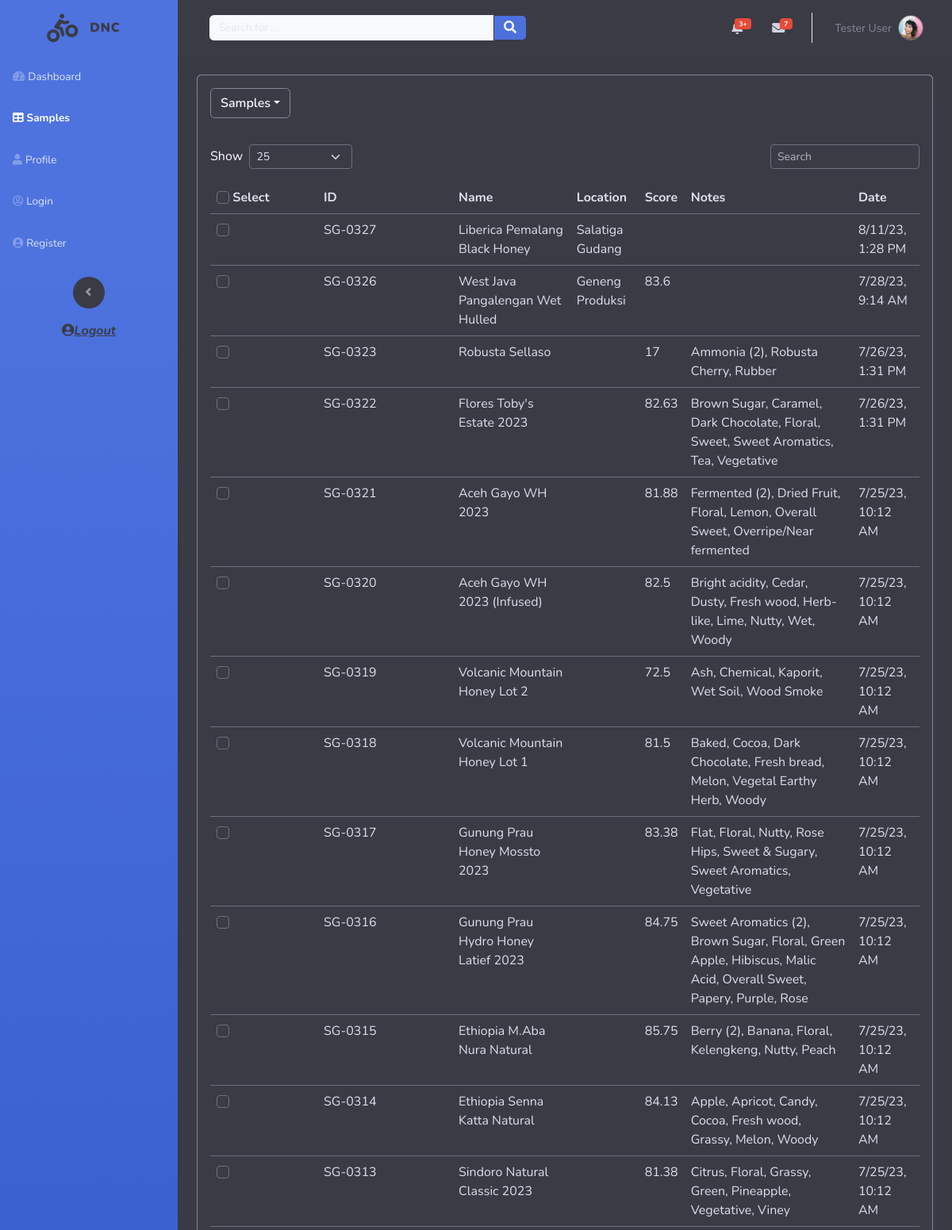
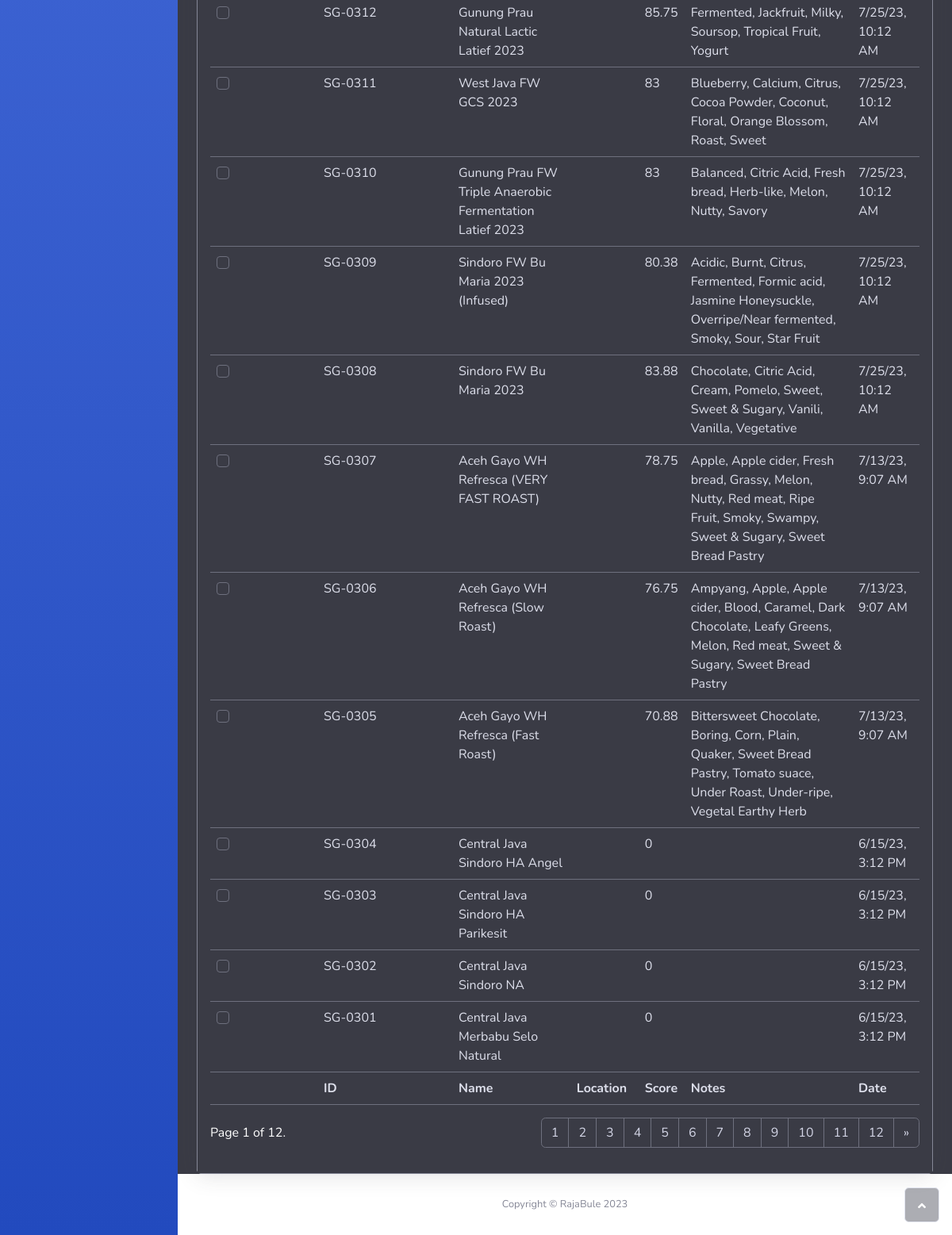
/samples/ (signed in), run on an earlier commit of the app's database (2 pictures, top to bottom).
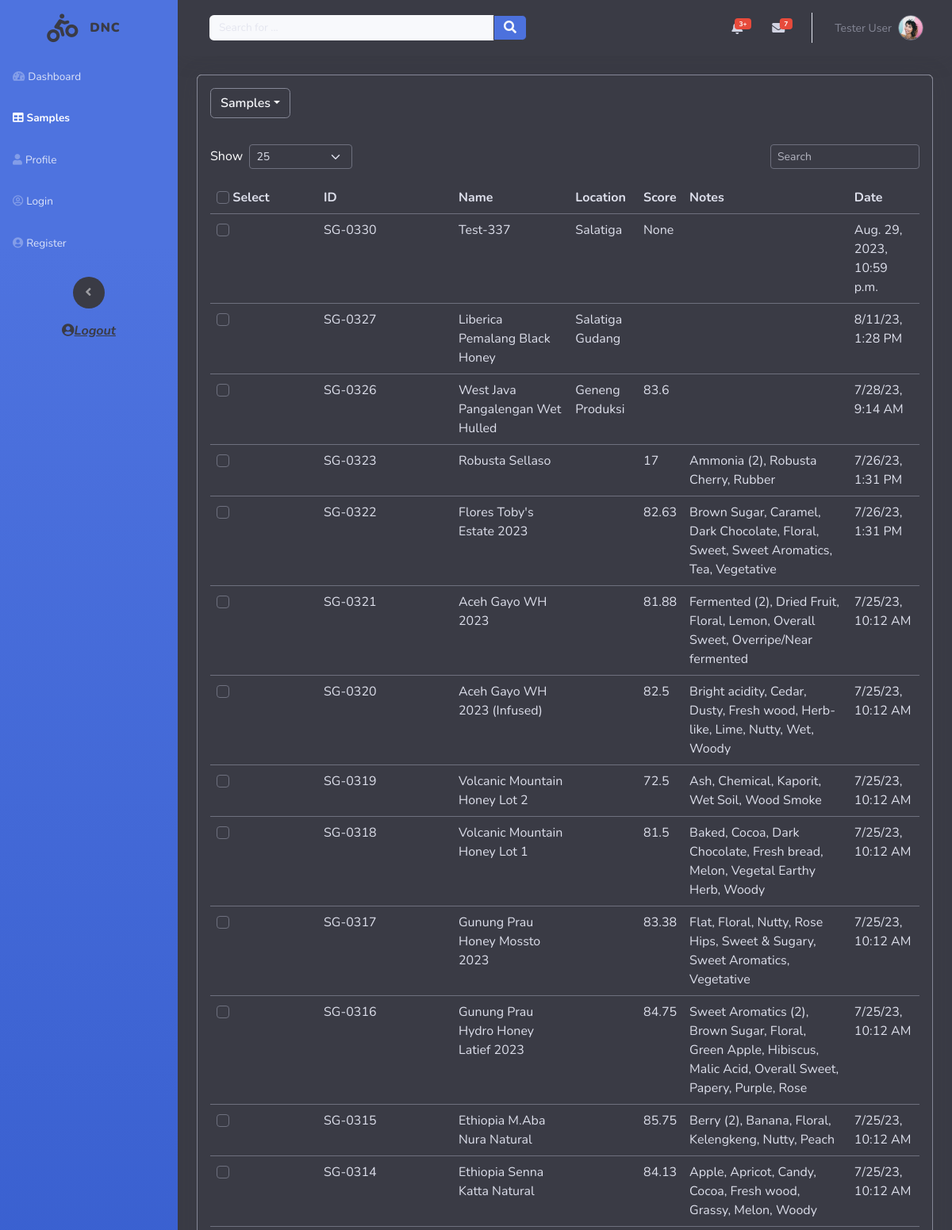
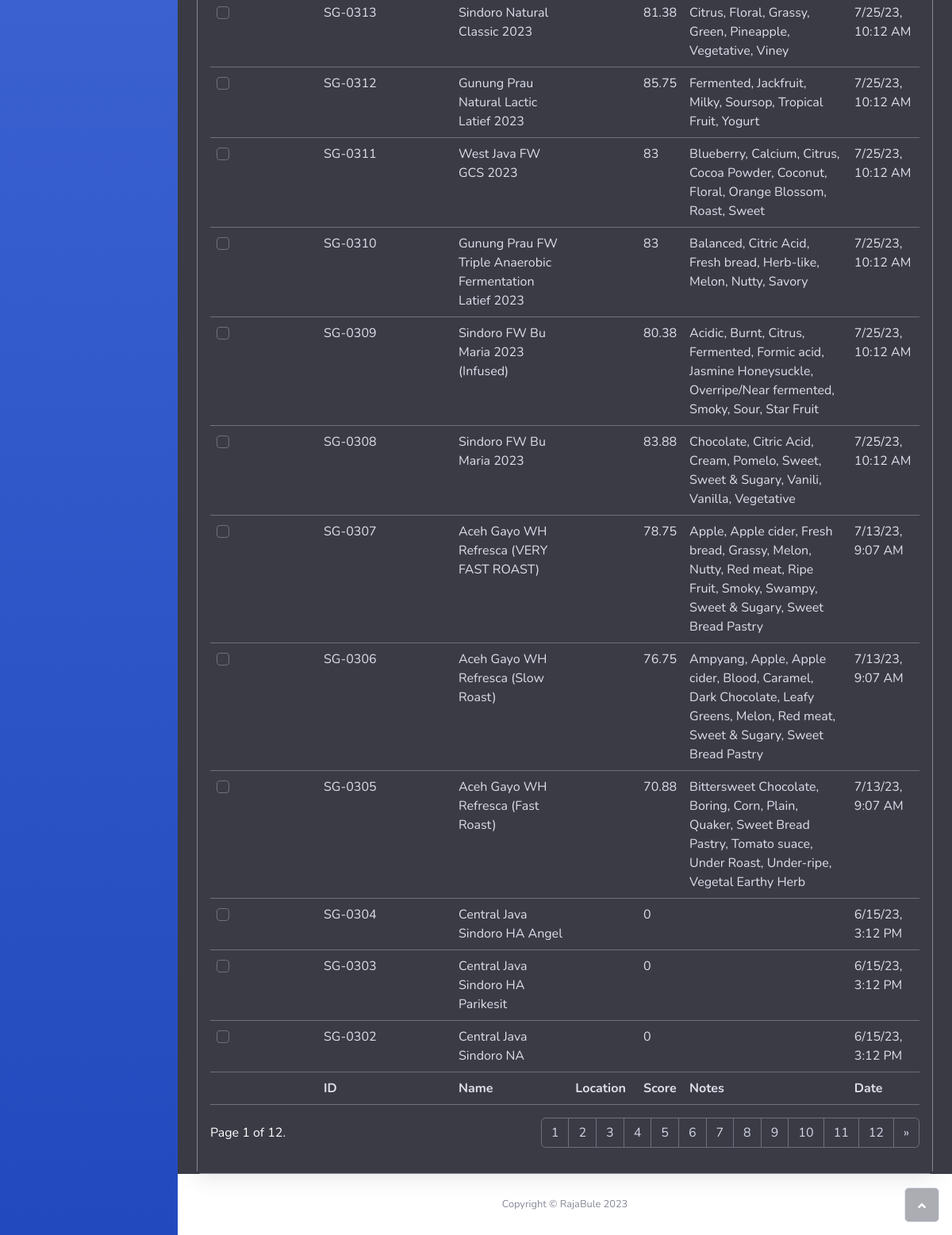
And on a later commit of the database (2 pictures, top to bottom).
### DNC/models.py (models this page shows, shortened)
class Samples(models.Model):
    id = models.CharField(max_length=300, primary_key=True)
    name = models.CharField(max_length=300)
    user = models.ForeignKey(User, on_delete=models.CASCADE, default=3)
    stype = models.CharField(max_length=300, null=True)
    project = models.CharField(max_length=300, null=True, blank=True)
    location = models.CharField(max_length=300, null=True)
    proccessing = models.CharField(max_length=300, null=True)
    cropyear = models.CharField(max_length=300, null=True)
    varieties = models.CharField(max_length=300, null=True)
    regdate = models.CharField(max_length=300, null=True, blank=True)
    grade = models.CharField(max_length=300, null=True, blank=True)
    rating = models.CharField(max_length=300, null=True, blank=True)
    cert = models.CharField(max_length=300, null=True, blank=True)
    notes = models.TextField(max_length=300, null=True, blank=True)
    refid = models.CharField(max_length=300, null=True, blank=True)
    salenum = models.CharField(max_length=300, null=True, blank=True)
    iconum = models.CharField(max_length=300, null=True, blank=True)
    contnum = models.CharField(max_length=300, null=True, blank=True)
    tracknum = models.CharField(max_length=300, null=True, blank=True)
    country = models.CharField(max_length=300, null=True, blank=True)
    farm = models.CharField(max_length=300, null=True, blank=True)
    importer = models.CharField(max_length=300, null=True, blank=True)
    exporter = models.CharField(max_length=300, null=True, blank=True)
    wetmill = models.CharField(max_length=300, null=True, blank=True)
    drymill = models.CharField(max_length=300, null=True, blank=True)
    cooperative = models.CharField(max_length=300, null=True, blank=True)
    assosiation = models.CharField(max_length=300, null=True, blank=True)
    customer = models.CharField(max_length=300, null=True, blank=True)
    othertrac = models.TextField(max_length=300, null=True, blank=True)
    sampleweight = models.CharField(max_length=300, null=True, blank=True)
    sampleweightunit = models.CharField(max_length=300, null=True, blank=True)
    expweight = models.CharField(max_length=300, null=True, blank=True)
    expweightunit = models.CharField(max_length=300, null=True, blank=True)
    expprice = models.CharField(max_length=300, null=True, blank=True)
    exptotalprice = models.CharField(max_length=300, null=True, blank=True)
    exparrival = models.CharField(max_length=300, null=True, blank=True)
    moisture = models.CharField(max_length=300, null=True, blank=True)
    wa = models.CharField(max_length=300, null=True, blank=True)
    density = models.CharField(max_length=300, null=True, blank=True)
    physicaldefects = models.CharField(max_length=300, null=True)
    screensize = models.CharField(max_length=300, null=True, blank=True)
    classification = models.CharField(max_length=300, null=True, blank=True)
    estgreenweight = models.CharField(max_length=300, null=True, blank=True)
    sensorialdescriptors = models.TextField(max_length=300, null=True, blank=True)
    generalcomments = models.TextField(max_length=300, null=True, blank=True)
    sensorial = models.CharField(max_length=300, null=True, blank=True)
    shared_with = models.ManyToManyField(User, related_name='shared_samples', blank=True)

### DNC/views.py (the view)
# urls.py: path('samples/', views.samples, name="samples"),
@login_required
def samples(request):
    user = request.user
    amples = Samples.objects.filter(user=user).order_by('-id')
    per_page = request.GET.get('selected', 25)
    print(per_page)
    p = Paginator(amples, per_page)
    page_number = request.GET.get('page')
    try:
        page_obj = p.get_page(page_number)  # returns the desired page object
    except PageNotAnInteger:
        page_obj = p.page(25)
    except EmptyPage:
        page_obj = p.page(p.num_pages)
    context = {'page_obj': page_obj,
               'per_page': per_page,
               'user_first_name': user.first_name,
               'user_last_name': user.last_name,
               }
    return render(request,'table.html', context)

### DNC/templates/table.html (shortened to what the changed rows need)
{% load static %}
<!DOCTYPE html>
<html data-bs-theme="light" lang="en">
<head>
    <link rel="stylesheet" href="{% static 'bootstrap/css/bootstrap.min.css' %}">
    <link rel="stylesheet" href="{% static 'fonts/fontawesome-all.min.css' %}">
    <link rel="stylesheet" href="{% static 'css/bs-theme-overrides.css' %}">
</head>
<body id="page-top">
    <div id="wrapper">
        <div class="d-flex flex-column" id="content-wrapper">
            <div class="text-bg-dark" id="content">
                <div class="container-fluid border-dark">
                    <div class="card border-secondary shadow">
                        <div class="card-body text-bg-primary" data-bs-theme="dark">
                            <div class="table-responsive table mt-2" id="dataTable" role="grid" aria-describedby="dataTable_info">
                                <table class="table my-0" id="dataTable">
                                    <thead>
                                        <tr>
                                            <th style="width: 135px;max-width: 150px;"><input class="form-check-input custom-control-input"  type="checkbox" id="selectAllCheckbox">    Select</th>
                                            <th style="width: 171.45px;max-width: 170px;">ID</th>
                                            <th>Name</th>
                                            <th>Location</th>
                                            <th>Score</th>
                                            <th>Notes</th>
                                            <th>Date</th>
                                        </tr>
                                    </thead>
                                    <tbody>
                                        {% for item in page_obj %}
                                        <tr>
                                                <td style="width: 85px;max-width: 100px;"><input class="form-check-input custom-control-input" type="checkbox" value="{{item.id}}"></td>
                                                <td>{{ item.id }}</td>
                                                <td>{{ item.name }}</td>
                                                <td>{{ item.location }}</td>
                                                <td>{{ item.sensorial }}</td>
                                                <td>{{ item.sensorialdescriptors }}</td>
                                                <td>{{ item.regdate }}</td>
                                        </tr>
                                        {% endfor %}
                                    </tbody>
                                </table>
                            </div>
                            <div class="row">
                                <div class="col-md-6">
                                    <nav class="d-lg-flex justify-content-lg-end dataTables_paginate paging_simple_numbers">
                                        <ul class="pagination">
                                            {% for pages in page_obj.paginator.page_range %}
                                            <li class="page-item"><a class="page-link" id="pagenum" href="?page={{pages}}">{{pages}}</a></li>
                                            {% endfor %}
                                        </ul>
                                    </nav>
                                </div>
                            </div>
                        </div>
                    </div>
                </div>
            </div>
        </div><a class="border rounded d-inline scroll-to-top" href="#page-top"><i class="fas fa-angle-up"></i></a>
    </div>
</body>
</html>

What changed in the data, as far as the page shows it:
no longer on this page (row unchanged): Samples: id "SG-0301", name "Central Java Merbabu Selo Natural", sensorial "0", regdate "6/15/23, 3:12 PM"
added Samples: id "SG-0330", name "Test-337", location "Salatiga", sensorial "None", regdate "Aug. 29, 2023, 10:59 p.m."
